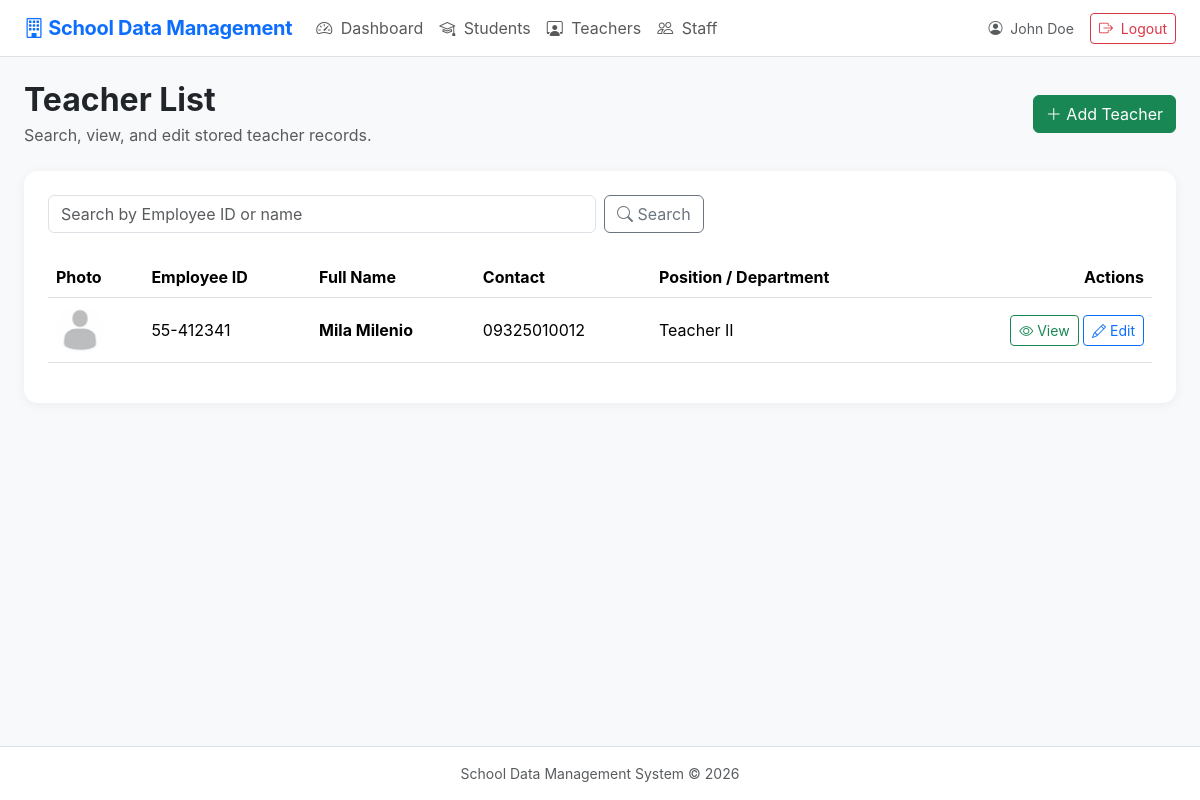
The app's page /teachers.php (signed in), older data.
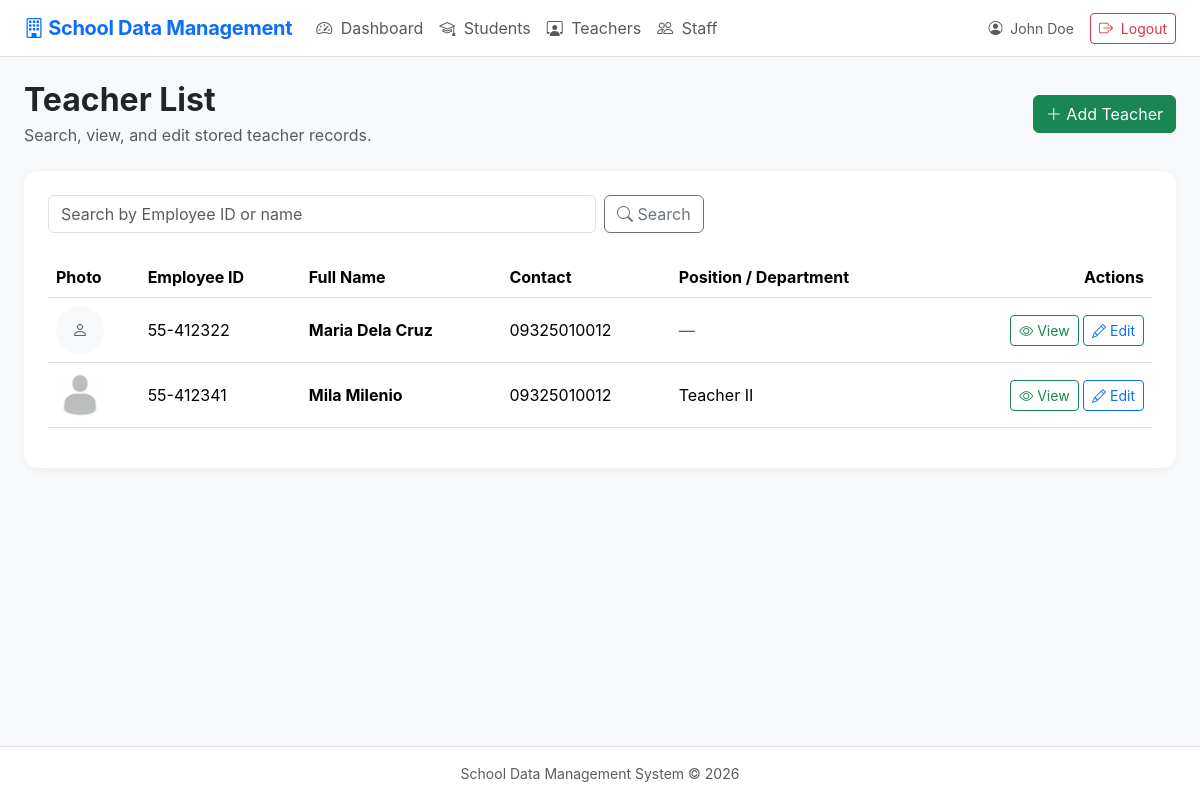
The same page, newer data.
### tables this page shows
CREATE TABLE `teachers` (
  `id` int(10) UNSIGNED NOT NULL,
  `user_id` int(10) UNSIGNED DEFAULT NULL,
  `employee_id` varchar(50) NOT NULL,
  `photo` varchar(255) DEFAULT NULL,
  `full_name` varchar(150) NOT NULL,
  `date_of_birth` date DEFAULT NULL,
  `gender` varchar(30) DEFAULT NULL,
  `address` text DEFAULT NULL,
  `contact_number` varchar(50) DEFAULT NULL,
  `email` varchar(150) DEFAULT NULL,
  `position_department` varchar(150) DEFAULT NULL,
  `other_info` text DEFAULT NULL,
  `created_at` timestamp NOT NULL DEFAULT current_timestamp(),
  `updated_at` timestamp NOT NULL DEFAULT current_timestamp() ON UPDATE current_timestamp(),
  `plantilla_no` varchar(50) DEFAULT NULL,
  `first_day_of_service` date DEFAULT NULL,
  `current_latest_appointment` varchar(255) DEFAULT NULL,
  `deped_email` varchar(150) DEFAULT NULL,
  `personal_email` varchar(150) DEFAULT NULL,
  `degree_finished` varchar(255) DEFAULT NULL,
  `specialization_prc_eligibility` varchar(255) DEFAULT NULL,
  `tin_no` varchar(30) DEFAULT NULL,
  `birthdate` date DEFAULT NULL
);

### config.php (called while the page is built, shortened)
<?php
function e($value) {
    return htmlspecialchars((string)$value, ENT_QUOTES, 'UTF-8');
}
?>

### teachers.php (the view, shortened to what this page needs)
<?php
require_once __DIR__ . '/config.php';
$q = trim($_GET['q'] ?? '');
$sql = "SELECT * FROM teachers";
$params = [];
$sql .= " ORDER BY full_name ASC";
$stmt = $pdo->prepare($sql);
$stmt->execute($params);
$rows = $stmt->fetchAll();
include 'header.php';
?>
<div class="d-flex flex-wrap justify-content-between align-items-center gap-2 mb-4">
    <div>
        <h2 class="fw-bold mb-1">Teacher List</h2>
        <p class="text-muted mb-0">
            Search, view, and edit stored teacher records.
        </p>
    </div>
    <a href="teacher_form.php" class="btn btn-success">
        <i class="bi bi-plus-lg"></i>
        Add Teacher
    </a>
</div>
<div class="card p-4">
    <form method="GET" class="row g-2 mb-4">
        <div class="col-md-6">
            <input
                type="text"
                name="q"
                class="form-control"
                value="<?= e($q) ?>"
                placeholder="Search by Employee ID or name"
            >
        </div>
        <div class="col-auto">
            <button type="submit" class="btn btn-outline-secondary">
                <i class="bi bi-search"></i>
                Search
            </button>
        </div>
    </form>
    <div class="table-responsive">
        <table class="table table-hover align-middle">
            <thead>
                <tr>
                    <th>Photo</th>
                    <th>Employee ID</th>
                    <th>Full Name</th>
                    <th>Contact</th>
                    <th>Position / Department</th>
                    <th class="text-end">Actions</th>
                </tr>
            </thead>
            <tbody>
                <?php if (!empty($rows)): ?>
                    <?php foreach ($rows as $r): ?>
                        <tr>
                            <td>
                                <?php if (!empty($r['photo'])): ?>
                                    <img
                                        src="<?= e($r['photo']) ?>"
                                        alt="Teacher Photo"
                                        class="avatar"
                                    >
                                <?php else: ?>
                                    <div class="avatar bg-light d-flex align-items-center justify-content-center">
                                        <i class="bi bi-person text-muted"></i>
                                    </div>
                                <?php endif; ?>
                            </td>
                            <td>
                                <?= e($r['employee_id']) ?>
                            </td>
                            <td>
                                <strong>
                                    <?= e($r['full_name']) ?>
                                </strong>
                            </td>
                            <td>
                                <?php if (!empty($r['contact_number'])): ?>
                                    <?= e($r['contact_number']) ?>
                                <?php else: ?>
                                    <span class="text-muted">—</span>
                                <?php endif; ?>
                            </td>
                            <td>
                                <?php if (!empty($r['position_department'])): ?>
                                    <?= e($r['position_department']) ?>
                                <?php else: ?>
                                    <span class="text-muted">—</span>
                                <?php endif; ?>
                            </td>
                            <td class="text-end">
                                <a
                                    href="teacher_view.php?id=<?= (int)$r['id'] ?>"
                                    class="btn btn-sm btn-outline-success"
                                >
                                    <i class="bi bi-eye"></i>
                                    View
                                </a>
                                <a
                                    href="teacher_form.php?id=<?= (int)$r['id'] ?>"
                                    class="btn btn-sm btn-outline-primary"
                                >
                                    <i class="bi bi-pencil"></i>
                                    Edit
                                </a>
                            </td>
                        </tr>
                    <?php endforeach; ?>
                <?php endif; ?>
            </tbody>
        </table>
    </div>
</div>
<?php include 'footer.php'; ?>

Row changes from the older to the newer data that the page shows:
added teachers: employee "55-412322", full_name "Maria Dela Cruz", contact_number "09325010012"
